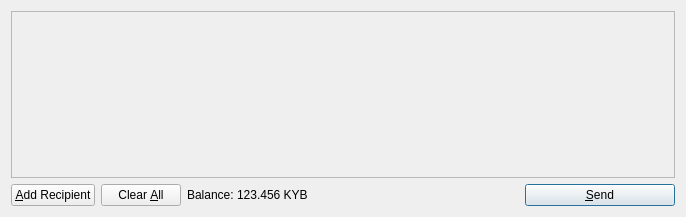
<?xml version="1.0" encoding="UTF-8"?>
<ui version="4.0">
 <class>SendCoinsDialog</class>
 <widget class="QDialog" name="SendCoinsDialog">
  <property name="geometry">
   <rect>
    <x>0</x>
    <y>0</y>
    <width>686</width>
    <height>217</height>
   </rect>
  </property>
  <property name="windowTitle">
   <string>Send Coins</string>
  </property>
  <layout class="QVBoxLayout" name="verticalLayout">
   <item>
    <widget class="QScrollArea" name="scrollArea">
     <property name="widgetResizable">
      <bool>true</bool>
     </property>
     <widget class="QWidget" name="scrollAreaWidgetContents">
      <property name="geometry">
       <rect>
        <x>0</x>
        <y>0</y>
        <width>666</width>
        <height>165</height>
       </rect>
      </property>
      <layout class="QVBoxLayout" name="verticalLayout_2">
       <property name="margin">
        <number>0</number>
       </property>
       <item>
        <layout class="QVBoxLayout" name="entries">
         <property name="spacing">
          <number>6</number>
         </property>
        </layout>
       </item>
       <item>
        <spacer name="verticalSpacer">
         <property name="orientation">
          <enum>Qt::Vertical</enum>
         </property>
         <property name="sizeHint" stdset="0">
          <size>
           <width>20</width>
           <height>40</height>
          </size>
         </property>
        </spacer>
       </item>
      </layout>
     </widget>
    </widget>
   </item>
   <item>
    <layout class="QHBoxLayout" name="horizontalLayout">
     <item>
      <widget class="QPushButton" name="addButton">
       <property name="toolTip">
        <string>Send to multiple recipients at once</string>
       </property>
       <property name="text">
        <string>&amp;Add Recipient</string>
       </property>
       <property name="icon">
        <iconset resource="../bitcoin.qrc">
         <normaloff>:/icons/add</normaloff>:/icons/add</iconset>
       </property>
       <property name="autoDefault">
        <bool>false</bool>
       </property>
      </widget>
     </item>
     <item>
      <widget class="QPushButton" name="clearButton">
       <property name="sizePolicy">
        <sizepolicy hsizetype="Minimum" vsizetype="Fixed">
         <horstretch>0</horstretch>
         <verstretch>0</verstretch>
        </sizepolicy>
       </property>
       <property name="toolTip">
        <string>Remove all transaction fields</string>
       </property>
       <property name="text">
        <string>Clear &amp;All</string>
       </property>
       <property name="icon">
        <iconset resource="../bitcoin.qrc">
         <normaloff>:/icons/remove</normaloff>:/icons/remove</iconset>
       </property>
       <property name="autoRepeatDelay">
        <number>300</number>
       </property>
       <property name="autoDefault">
        <bool>false</bool>
       </property>
      </widget>
     </item>
     <item>
      <layout class="QHBoxLayout" name="horizontalLayout_2">
       <property name="spacing">
        <number>3</number>
       </property>
       <item>
        <widget class="QLabel" name="label">
         <property name="text">
          <string>Balance:</string>
         </property>
        </widget>
       </item>
       <item>
        <widget class="QLabel" name="labelBalance">
         <property name="cursor">
          <cursorShape>IBeamCursor</cursorShape>
         </property>
         <property name="text">
          <string>123.456 KYB</string>
         </property>
         <property name="textInteractionFlags">
          <set>Qt::LinksAccessibleByMouse|Qt::TextSelectableByKeyboard|Qt::TextSelectableByMouse</set>
         </property>
        </widget>
       </item>
      </layout>
     </item>
     <item>
      <spacer name="horizontalSpacer">
       <property name="orientation">
        <enum>Qt::Horizontal</enum>
       </property>
       <property name="sizeHint" stdset="0">
        <size>
         <width>40</width>
         <height>20</height>
        </size>
       </property>
      </spacer>
     </item>
     <item>
      <widget class="QPushButton" name="sendButton">
       <property name="minimumSize">
        <size>
         <width>150</width>
         <height>0</height>
        </size>
       </property>
       <property name="toolTip">
        <string>Confirm the send action</string>
       </property>
       <property name="text">
        <string>&amp;Send</string>
       </property>
       <property name="icon">
        <iconset resource="../bitcoin.qrc">
         <normaloff>:/icons/send</normaloff>:/icons/send</iconset>
       </property>
       <property name="default">
        <bool>true</bool>
       </property>
      </widget>
     </item>
    </layout>
   </item>
  </layout>
 </widget>
 <resources>
  <include location="../bitcoin.qrc"/>
 </resources>
 <connections/>
</ui>
